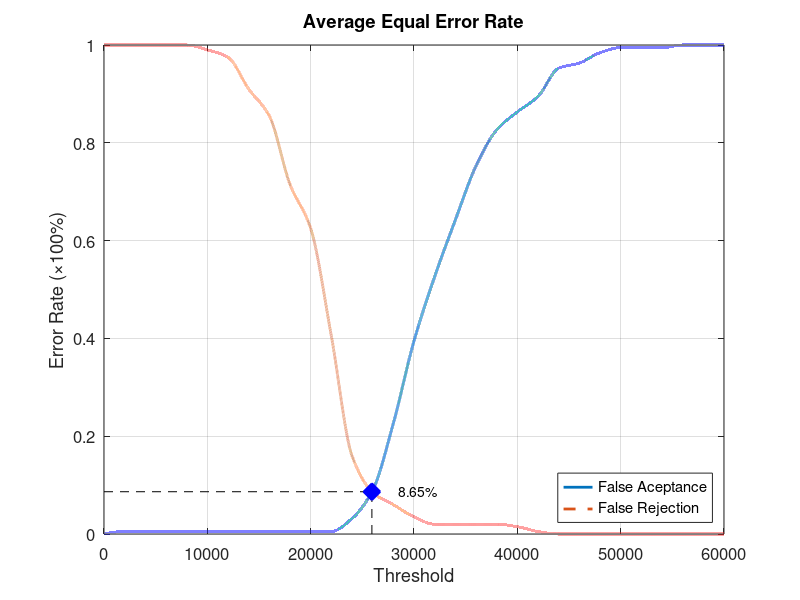
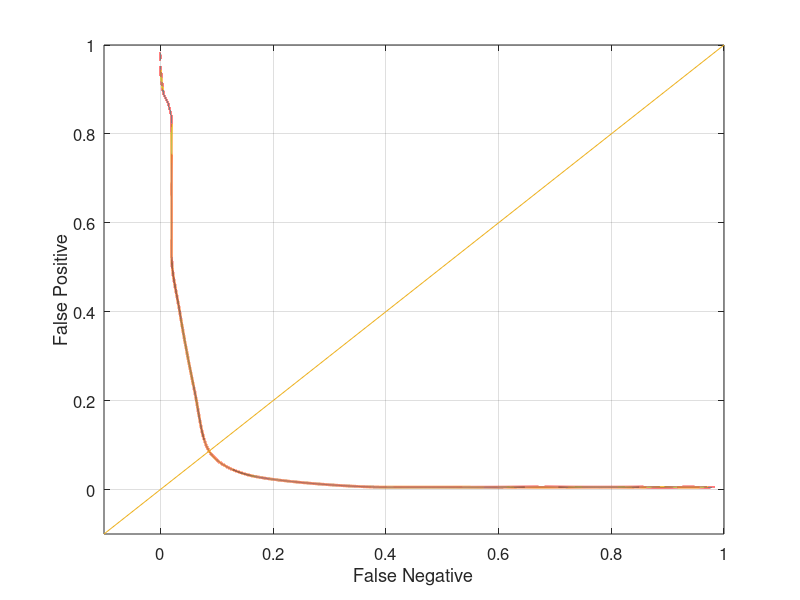

MATLAB code to generate these figures, in order:
function yEER = Database2_2
close all;
clear;
clc;
x = 0:2000:60000;
xq = 0:0.5:60000;

y0 = [0 0.00526316 0.00526316 0.00526316 0.00526316 0.00526316 0.00526316 0.00526316 0.00526316 0.00526316 0.00526316 0.00526316 0.0315789 0.0894737 0.226316 0.394737 0.526316 0.642105 0.752632 0.826316 0.863158 0.894737 0.952632 0.963158 0.984211 0.994737 0.994737 0.994737 1 1 1];
yy0 = interp1(x, y0, xq, 'pchip');
y1 = [1 1 1 1 1 0.99 0.975 0.91 0.855 0.715 0.625 0.405 0.16 0.085 0.06 0.035 0.02 0.02 0.02 0.02 0.015 0.005 0 0 0 0 0 0 0 0 0];
yy1 = interp1(x, y1, xq, 'pchip');

% Calculating EER: 
y2 = abs(y0 - y1);
find(y2 == min(y2))
yy2 = abs(yy0 - yy1);
xEER = find(yy2 == min(yy2));
xEERIndex = xq(xEER) % X-axis EER
yEER = yy0(xEER) % Y-axis EER

main = figure
plot(xq, yy0,'-','LineWidth', 2);	hold on
plot(xq, yy1,'--','LineWidth', 2);	hold on
plot([xEERIndex xEERIndex], [0 yEER], 'k--');	hold on
plot([0 xEERIndex], [yEER yEER], 'k--');	hold on
plot(xEERIndex, yEER, 'bx', 'LineWidth', 10);	hold on
text(xEERIndex + 10 * xEERIndex / 100, yEER, [num2str(round((10000 * yEER)) / 100) '%'])
legend('False Aceptance', 'False Rejection', 'Location', 'SouthEast')
xlabel('Threshold')
ylabel('Error Rate (\times100%)')
title('Average Equal Error Rate')
set(gca, 'FontSize', 12)
axis([0 60000 0 1])
grid on

print(main, 'Database2_2Main', '-dpng');
FNRxFPR = figure('Color', [1 1 1]);
plot(yy1, yy0, '-', yy1, yy0, 'LineWidth', 2);
hold on
y = -0.1:0.1:1
plot(y, y); 
set(gca, 'FontSize', 12)
xlabel('False Negative')
ylabel('False Positive')
axis([-0.1 1 -0.1 1])
set(gca, 'FontSize', 12)
grid on

print(FNRxFPR, 'Database2_2FNRxFPR','-dpng');
end
